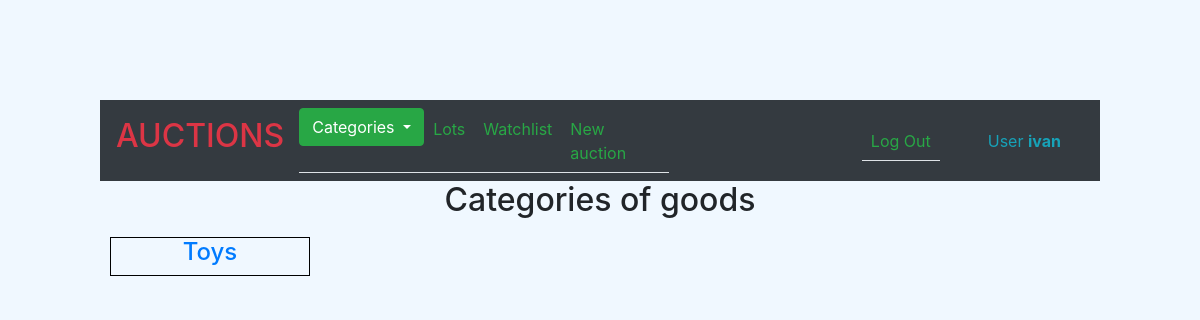
The page /categories/ (signed in) on the database as committed earlier.
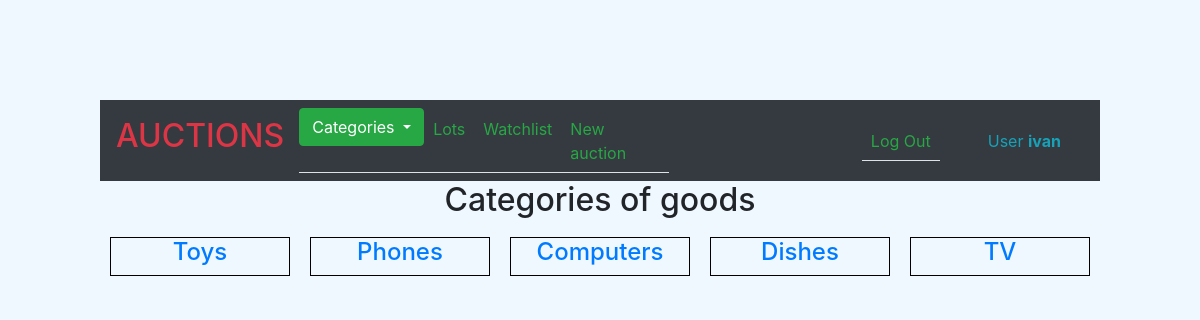
The same page on the database as committed later.
### auctions/models.py (models this page shows, shortened)
class Category(models.Model):
    name = models.CharField(max_length=64)

### auctions/views.py (the view)
# urls.py: path("categories/", views.category_list, name="category_list"),
def category_list(request):
    categories = Category.objects.all()
    return render(request, "auctions/categories.html", {"categories": categories})

### auctions/templates/auctions/categories.html
{% extends "auctions/layout.html" %}
{% block body %}
    <h2 style="text-align: center;">Categories of goods</h2>
    <div style="display:flex;">
    {% for category in categories %}
        <div style="width: 20%; border:solid 1px black; margin: 10px;">
            <a href="{% url 'category' category.id %}"><h4 style="text-align: center;"> {{ category.name }} </h4></a>
        </div>
    {% endfor %}
    </div>
{% endblock %}

Rows that differ between the two databases and show on the page:
added Category: name "Phones"
added Category: name "Computers"
added Category: name "Dishes"
added Category: name "TV"
